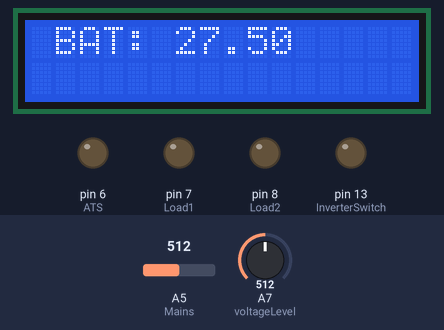
Simulated run of this sketch. Board: Arduino Nano, built with avr-gcc and run on an emulated ATmega328P. On the bench: 16×2 character LCD, output pins drawn as LEDs (lit = HIGH). Inputs (shaded band) come from the test bench; at power-on: A5 (Mains) = 512, A7 (voltageLevel) = 512. What the sketch prints to the serial monitor is not drawn.

Above: at 4.6 s.
4.7 s: A5 (Mains) set to 222
9.6 s: A5 (Mains) set to 196
At 15.3 s:
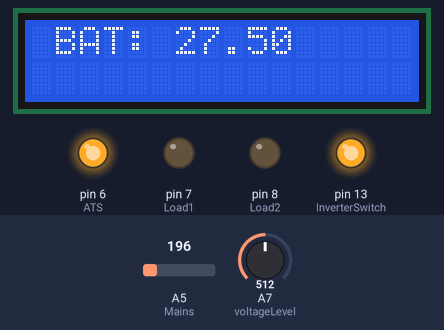
15.6 s: A7 (voltageLevel) set to 238
At 17.0 s:
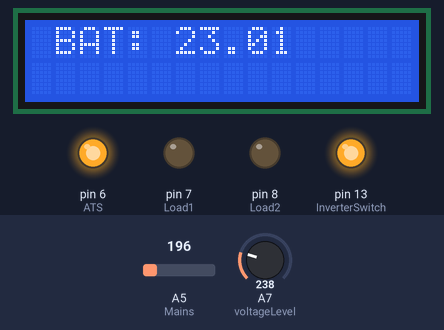
20.7 s: A7 (voltageLevel) set to 217
At 23.6 s:
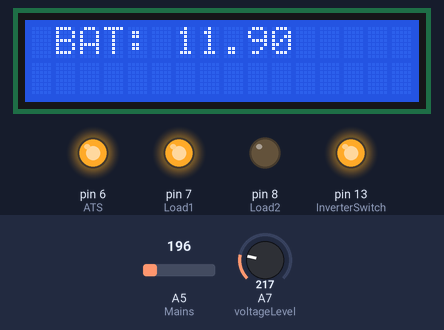
26.8 s: A7 (voltageLevel) set to 122
At 30.6 s:
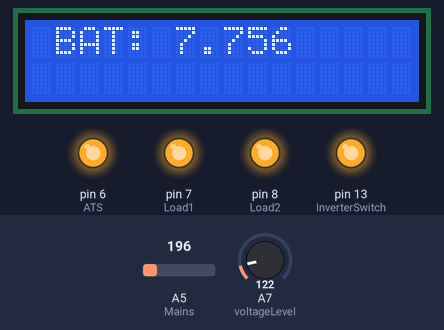
Timing chart, 0 to 32.1 s (numbered marks = the images above; inputs shaded):
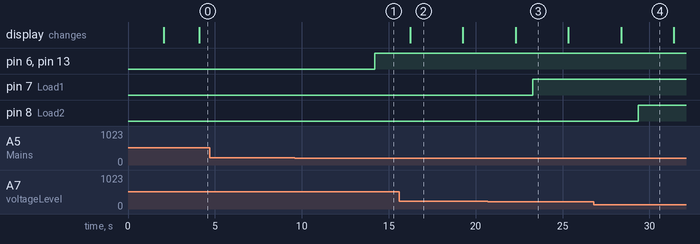

Measured:
- the behaviour switches between 205 and 204 on A5 (Mains) (found by bisection; images 0 and 1)
- the behaviour switches between 224 and 223 on A7 (voltageLevel) (found by bisection; images 2 and 3)
- after the input at 4.7 s, every drawn part: stays the same
- after the input at 9.6 s, pin 6 (ATS), pin 13 (InverterSwitch): LOW → HIGH after 4.6 s
- after the input at 15.6 s, the display: changes after 0.63 s (image 2)
- after the input at 20.7 s, pin 7 (Load1): LOW → HIGH after 2.6 s; the display: changes after 1.6 s (image 3)
- after the input at 26.8 s, pin 8 (Load2): LOW → HIGH after 2.6 s; the display: changes after 1.6 s (image 4)
- what the display in image 2 shows lasts 3.1 s, from 16.2 s to 19.3 s

The sketch:

Inverter_Control_ProfSemire.ino
```cpp
#define ATS 6
#define Load1 7
#define Load2 8
#define voltageLevel A7
#define InverterSwitch 13
#define Mains A5
float val_M = 0;
float val_B = 0;
//float real_val
// include the library code:
#include <LiquidCrystal.h>

const int rs = 12, en = 11, d4 = 5, d5 = 4, d6 = 3, d7 = 2;
LiquidCrystal lcd(rs, en, d4, d5, d6, d7);
const int numReadings = 200;
float readVoltage() {
  float sum = 0.0;
  for (int i = 0; i < numReadings; i++) {
    float val_B = ((analogRead(voltageLevel) * 5.0) / 1024.0) * 11.0;
    sum += val_B;
    delay(10); // Small delay to allow for a more accurate average (adjust as needed)
  }
  return sum / numReadings;
}

void setup() {
  // set up the LCD's number of columns and rows:
  Serial.begin(9600);
  pinMode(ATS, OUTPUT);
  pinMode(Load1, OUTPUT);
  pinMode(Load2, OUTPUT);
  pinMode(InverterSwitch, OUTPUT);
  pinMode (voltageLevel, INPUT);
  pinMode (Mains, INPUT);
  digitalWrite(ATS, LOW);
  digitalWrite(Load1, LOW);
  digitalWrite(Load2, LOW);
  digitalWrite(ATS, LOW);
  digitalWrite(InverterSwitch, LOW);

  lcd.begin(16, 2);
  // Print a message to the LCD.
  lcd.print("Welcome!");
  delay(2000);
  lcd.clear();


}

void loop() {
  // set the cursor to column 0, line 1
  // (note: line 1 is the second row, since counting begins with 0):
  val_M = (analogRead(Mains) * 5) / 1024.0;
  float averageVoltage = readVoltage();
  Serial.print("Average Voltage: ");
  Serial.println(averageVoltage);

  lcd.setCursor(1, 0);
  lcd.print("BAT: ");
  lcd.setCursor(6, 0);
  lcd.print(averageVoltage);
  Serial.println(val_M);
//  Serial.println (val_B);
  delay(1000); // Wait 1 second before next reading

  if (val_M < 1) {
    digitalWrite(InverterSwitch, HIGH);
    digitalWrite(ATS, HIGH);
    Serial.println("Inverter, ON");
//    digitalWrite(Load1, LOW);
//    digitalWrite(Load2, LOW);
    if (averageVoltage >= 12 ) {
      digitalWrite(Load1, LOW);
      digitalWrite(Load2, LOW);
      Serial.println("both Load, ON");
    }
    if (averageVoltage > 11 && averageVoltage < 12 ) {
      digitalWrite(Load1, HIGH);
      Serial.println("Load1, Off");
    }
    else if (averageVoltage < 11 ) {
      digitalWrite(Load1, HIGH);
      digitalWrite(Load2, HIGH);
      digitalWrite(InverterSwitch, HIGH);
      Serial.println("Load2, Off");
    }
//    else {
//      digitalWrite(Load1, HIGH);
//      digitalWrite(Load2, HIGH);
//      Serial.println("both Load, Off");
//    }
  }
  else {
    digitalWrite(InverterSwitch, LOW);
    digitalWrite(ATS, LOW);
    Serial.println("Inverter, OFF");
    digitalWrite(ATS, LOW);
    digitalWrite(Load1, LOW);
    digitalWrite(Load2, LOW);
  }
}
```
